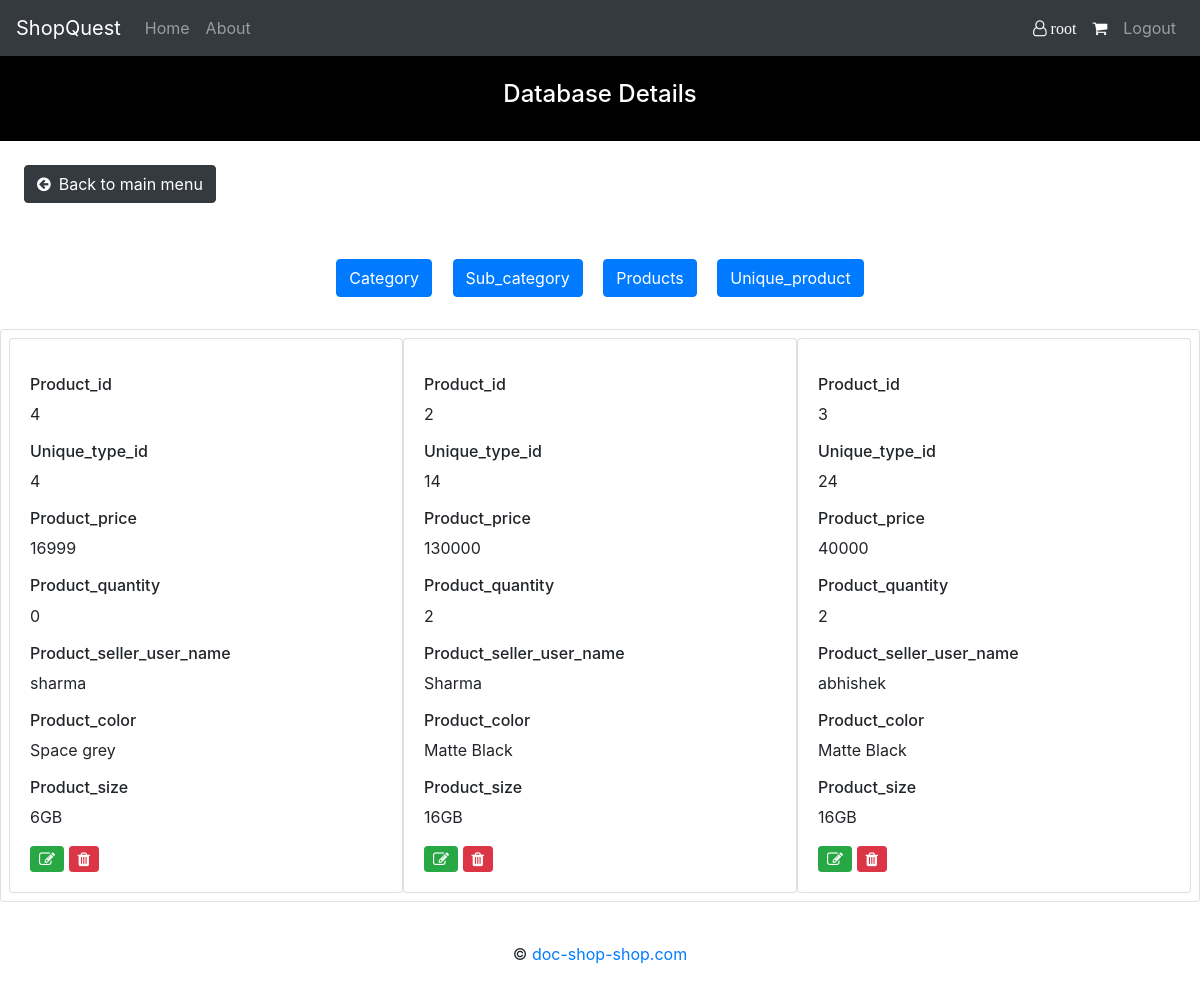
The page /admin/check_db.php?view=unique_product (signed in) on the database its author committed.
### tables this page shows
CREATE TABLE `unique_product` (
  `unique_type_id` int(11) NOT NULL AUTO_INCREMENT,
  `product_id` int(11) DEFAULT NULL,
  `price` int(11) DEFAULT NULL,
  `quantity` int(11) DEFAULT NULL,
  `seller_user_name` varchar(16) DEFAULT NULL,
  `color` varchar(256) DEFAULT NULL,
  `size` varchar(32) DEFAULT NULL,
  PRIMARY KEY (`unique_type_id`)
);

### admin/check_db.php (the view, shortened to what this page needs)
<?php
        include_once '../header.php';
        $category=Array();
        $con = getCon();
        $res = $con->query("select * from categories");
        while($ele = $res->fetch_assoc())
            $category[]=$ele;
        $uniq_prod=Array();
        $res = $con->query("select * from unique_product");
        while($ele = $res->fetch_assoc())
            $uniq_prod[]=$ele;
?>
<body>
  <nav class="navbar navbar-expand-md navbar-dark bg-dark">
    <a href="../index.php" class="navbar-brand">ShopQuest</a>
    <div class="collapse navbar-collapse" id="navbarCollapse">
        <div class="navbar-nav">
            <a href="../index.php" class="nav-item nav-link">Home</a>
            <a href="../pages/about.php" class="nav-item nav-link">About</a>
        </div>
        <div class="navbar-nav ml-auto">
            <?php if(isset($_SESSION['user_name'])){
                    echo '<a href="../pages/profile.php" class="nav-item nav-link active"><i class="fa fa-user-o"> '.$_SESSION['user_name'].'</i></a>';
                    echo '<a href="../products/cart.php" class="nav-item nav-link active"><i class="fa fa-shopping-cart"></i></a>';
                    echo '<a href="../sign_in/logout.php" class="nav-item nav-link">Logout</a>';
                }
                else{
                    echo '<a href="../sign_in/sign_in.php" class="nav-item nav-link">Sign in</a>';
                }
            ?>
        </div>
    </div>
</nav>
 <div class="p-4" style="background-color:black;color:white;">
        <div class="text-center">
              <h4>Database Details</h4>
        </div>
    </div>
	<a class="btn btn-dark m-4" href="admin_enter.php?admin_enter_main=yes" role="button"><i class="fa fa-arrow-circle-left mr-2"></i>Back to main menu</a>
	<?php
		$view=$_GET['view'];
	?>
	<div class="text-center m-4">
            <a class="btn btn-primary m-2" href="check_db.php?view=category" role="button">Category</a>
	    <a class="btn btn-primary m-2" href="check_db.php?view=sub_category" role="button">Sub_category</a>
            <a class="btn btn-primary m-2" href="check_db.php?view=products" role="button">Products</a>
	    <a class="btn btn-primary m-2" href="check_db.php?view=unique_product" role="button">Unique_product</a>
	</div>
	<?php if($view=="category") { ?>
               <div class="card">
                     <div class="row m-2">
                     <? foreach($category as $cat) { ?>
                        <div class="card col-12 col-lg-4 col-md-4 col-sm-4 col-xs-4" style="padding:0px;">
				<div class="card-body">
                                        <p class="card-text"><h6>Cat_id</h6> <?=$cat['cat_id']?></p>
                                        <p class="card-text"><h6>Cat_name</h6> <?=$cat['cat_name']?></p>
                        	</div>
                        </div>
                     <? } ?>
			</div>
		  </div>
	<?php } else if($view=="unique_product") { ?>
        <div class="card">
                        <div class="row m-2">
                   <? foreach($uniq_prod as $p) { ?>
                        <div class="card col-12 col-lg-4 col-md-4 col-sm-4 col-xs-4" style="padding:0px;">
                                <div class="card-body">
                                        <p class="card-text"><h6>Product_id</h6> <?=$p['product_id']?></p>
                                        <p class="card-text"><h6>Unique_type_id</h6> <?=$p['unique_type_id']?></p>
                                        <p class="card-text"><h6>Product_price</h6> <?=$p['price']?></p>
                                        <p class="card-text"><h6>Product_quantity</h6> <?=$p['quantity']?></p>
                                        <p class="card-text"><h6>Product_seller_user_name</h6> <?=$p['seller_user_name']?></p>
                                        <p class="card-text"><h6>Product_color</h6> <?=$p['color']?></p>
                                        <p class="card-text"><h6>Product_size</h6> <?=$p['size']?></p>
                                         <form method="POST" action="edit_or_delete_from_db.php">
					        <button type="submit" class="fa fa-edit btn btn-success btn-sm pm" name="edit_info_u"></button>
                                                <button type="submit" class="fa fa-trash btn btn-danger btn-sm pm" name="delete_info_u"></button>
				        </form>
                                </div>
                        </div>
                        <? } ?>
                        </div>
            </div>
            <?php } ?>
</body>
<?php include_once '../footer.php'; ?>

### rows shown on the page
unique_product: product "4", unique_type_id "4", price "16999", quantity "0", seller_user_name "sharma", color "Space grey", size "6GB"
unique_product: product "2", unique_type_id "14", price "130000", quantity "2", seller_user_name "Sharma", color "Matte Black", size "16GB"
unique_product: product "3", unique_type_id "24", price "40000", quantity "2", seller_user_name "abhishek", color "Matte Black", size "16GB"

### other values the page prints
$_SESSION['user_name'] "root"
